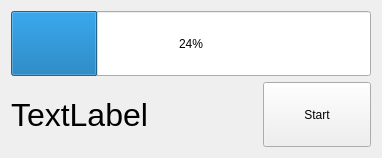
<?xml version="1.0" encoding="UTF-8"?>
<ui version="4.0">
 <class>TyroTimer</class>
 <widget class="QWidget" name="TyroTimer">
  <property name="geometry">
   <rect>
    <x>0</x>
    <y>0</y>
    <width>382</width>
    <height>158</height>
   </rect>
  </property>
  <property name="windowTitle">
   <string>WTimer</string>
  </property>
  <property name="windowIcon">
   <iconset resource="../resources.qrc">
    <normaloff>:/images/wtred.png</normaloff>:/images/wtred.png</iconset>
  </property>
  <layout class="QVBoxLayout" name="verticalLayout_2">
   <item>
    <layout class="QVBoxLayout" name="verticalLayout">
     <item>
      <layout class="QGridLayout" name="gridLayout">
       <item row="0" column="0">
        <widget class="QProgressBar" name="progressBar">
         <property name="sizePolicy">
          <sizepolicy hsizetype="Expanding" vsizetype="Preferred">
           <horstretch>0</horstretch>
           <verstretch>0</verstretch>
          </sizepolicy>
         </property>
         <property name="value">
          <number>24</number>
         </property>
        </widget>
       </item>
       <item row="1" column="0">
        <layout class="QHBoxLayout" name="horizontalLayout">
         <item>
          <widget class="QLabel" name="timeLabel">
           <property name="font">
            <font>
             <pointsize>24</pointsize>
            </font>
           </property>
           <property name="text">
            <string>TextLabel</string>
           </property>
          </widget>
         </item>
         <item>
          <spacer name="horizontalSpacer">
           <property name="orientation">
            <enum>Qt::Horizontal</enum>
           </property>
           <property name="sizeHint" stdset="0">
            <size>
             <width>40</width>
             <height>20</height>
            </size>
           </property>
          </spacer>
         </item>
         <item>
          <widget class="QPushButton" name="start_stop">
           <property name="sizePolicy">
            <sizepolicy hsizetype="Expanding" vsizetype="Preferred">
             <horstretch>0</horstretch>
             <verstretch>0</verstretch>
            </sizepolicy>
           </property>
           <property name="baseSize">
            <size>
             <width>50</width>
             <height>50</height>
            </size>
           </property>
           <property name="text">
            <string>Start</string>
           </property>
          </widget>
         </item>
        </layout>
       </item>
      </layout>
     </item>
    </layout>
   </item>
  </layout>
 </widget>
 <layoutdefault spacing="6" margin="11"/>
 <resources>
  <include location="../resources.qrc"/>
 </resources>
 <connections/>
</ui>
